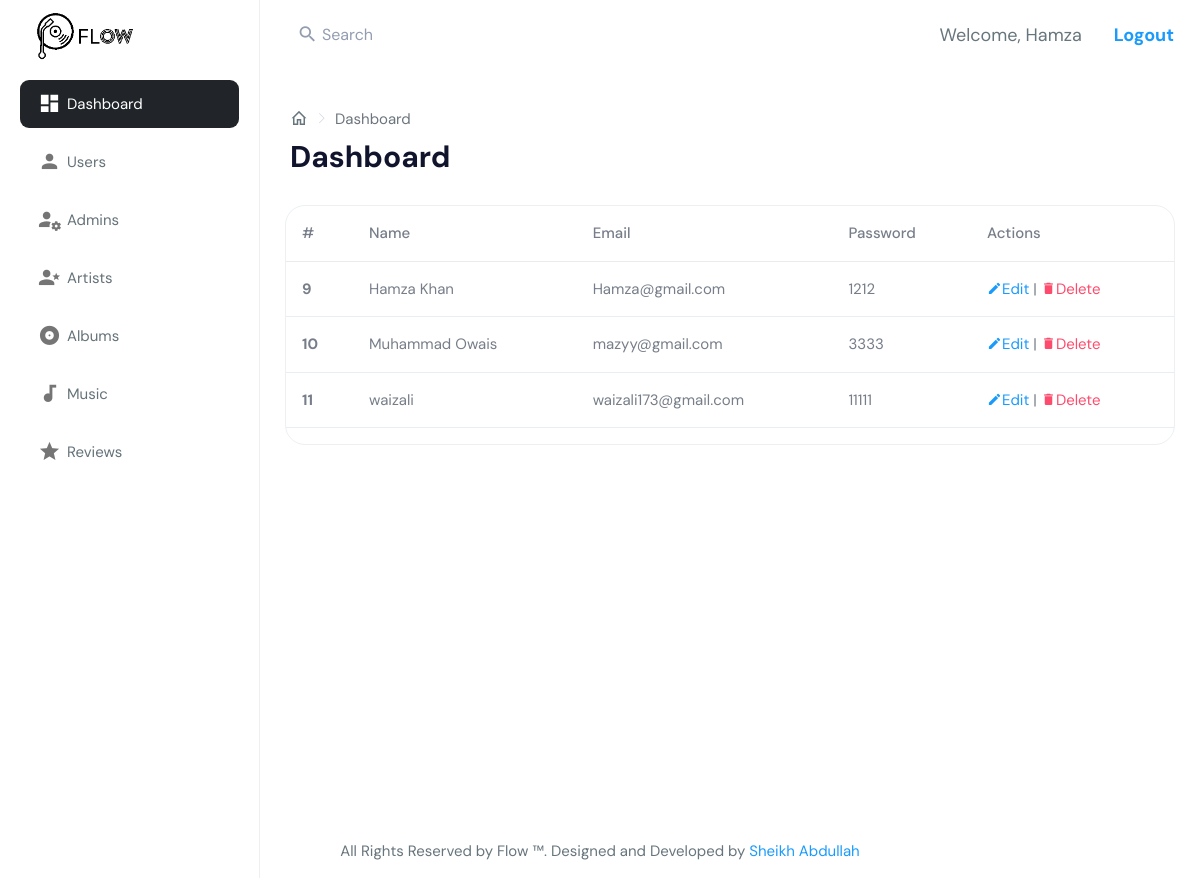
The app's page /admin/users/index.php (signed in), older data.
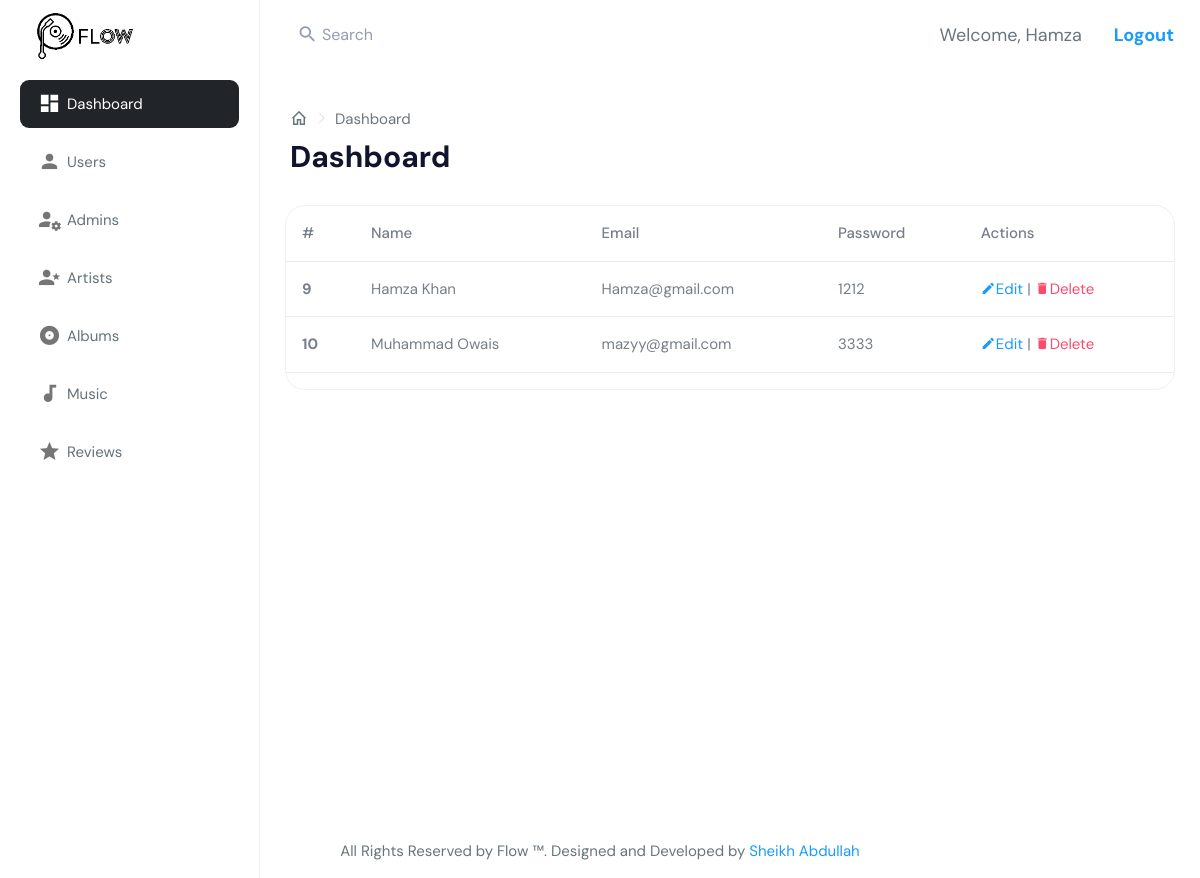
The same page, newer data.
### tables this page shows
CREATE TABLE `users` (
  `user_id` int(11) NOT NULL,
  `user_name` varchar(50) NOT NULL,
  `user_email` varchar(50) NOT NULL,
  `user_password` varchar(50) NOT NULL,
  `user_img` mediumblob DEFAULT NULL
);

### helpers/database.php (called while the page is built, shortened)
<?php
  class Database
  {
    public $conn;
    function __construct()
    {
      $this->conn = mysqli_connect("localhost", "root", "", "flow");
    }
    public function select($table, $cols, $conds="")
    {
      $query = "SELECT $cols FROM $table";
      $this->res = mysqli_query($this->conn, $query);
    }
  }
?>

### admin/users/index.php (the view, shortened to what this page needs)
<?php
  include $_SERVER['DOCUMENT_ROOT'].'/flow/helpers/database.php';
  $db = new Database();
  $db->select('users', '*');
  $users = $db->res;
?>
<!DOCTYPE html>
<html dir="ltr" lang="en">
<head>
    <?php include $_SERVER['DOCUMENT_ROOT'].'/flow/admin/components/headtag.php' ?>
</head>
<body>
    <?php include $_SERVER['DOCUMENT_ROOT'].'/flow/admin/components/navbar.php' ?>
    <?php include $_SERVER['DOCUMENT_ROOT'].'/flow/admin/components/sidebar.php' ?>
    <div class="page-wrapper">
      <?php include $_SERVER['DOCUMENT_ROOT'].'/flow/admin/components/breadcrumb.php' ?>
      <div class="container-fluid py-0">
                <div class="row">
                    <div class="col-12">
                        <div class="card">
                            <div class="card-body p-0">
                            <div class="table-responsive">
                                    <table class="table">
                                        <thead>
                                            <tr>
                                                <th scope="col">#</th>
                                                <th scope="col">Name</th>
                                                <th scope="col">Email</th>
                                                <th scope="col">Password</th>
                                                <th scope="col">Actions</th>
                                            </tr>
                                        </thead>
                                        <tbody>
                                          <?php
                                            while ($row = mysqli_fetch_assoc($users)) {
                                          ?>
                                            <tr>
                                                <th scope="row"><?php echo $row['user_id'] ?></th>
                                                <td><?php echo $row['user_name'] ?></td>
                                                <td><?php echo $row['user_email'] ?></td>
                                                <td><?php echo $row['user_password'] ?></td>
                                                <td>
                                                    <a href="./edit.php?id=<?php echo $row['user_id'] ?>" class="text-info"><i class="mdi mdi-pencil"></i>Edit</a> |
                                                    <i class="mdi mdi-delete text-danger fst-normal" role="button" data-bs-toggle="modal" data-bs-target="#exampleModal<?php echo $row['user_id']?>">Delete</i>
                                                </td>
                                            </tr>
                                          <?php } ?>
                                        </tbody>
                                    </table>
                                </div>
                            </div>
                            </div>
                        </div>
                    </div>
                </div>
            </div>
    </div>
    <?php include $_SERVER['DOCUMENT_ROOT'].'/flow/admin/components/footer.php' ?>
</body>
</html>

### admin/components/headtag.php (shortened to what this page needs)
<link href="http://<?php echo $_SERVER['SERVER_NAME'].":".$_SERVER['SERVER_PORT']?>/flow/admin/assets/libs/chartist/dist/chartist.min.css" rel="stylesheet">
<link href="http://<?php echo $_SERVER['SERVER_NAME'].":".$_SERVER['SERVER_PORT']?>/flow/admin/assets/libs/chartist-plugin-tooltips/dist/chartist-plugin-tooltip.css" rel="stylesheet">
<link href="http://<?php echo $_SERVER['SERVER_NAME'].":".$_SERVER['SERVER_PORT']?>/flow/admin/dist/css/style.min.css" rel="stylesheet">
<link href="http://<?php echo $_SERVER['SERVER_NAME'].":".$_SERVER['SERVER_PORT']?>/flow/dist/css/custom.css" rel="stylesheet">

### admin/components/navbar.php (shortened to what this page needs)
<div id="main-wrapper" data-layout="vertical" data-navbarbg="skin5" data-sidebartype="full"
    data-sidebar-position="absolute" data-header-position="absolute" data-boxed-layout="full">
<header class="topbar" data-navbarbg="skin6">
  <nav class="navbar top-navbar navbar-expand-md navbar-light">
    <div class="navbar-header" data-logobg="skin6">
        <a class="navbar-brand" href="http://<?php echo $_SERVER['SERVER_NAME'].":".$_SERVER['SERVER_PORT']?>/flow/admin/index.php">
            <b class="logo-icon">
              <img src="http://<?php echo $_SERVER['SERVER_NAME'].":".$_SERVER['SERVER_PORT']?>/flow/dist/img/core-img/flow-dark.png" width="100px" alt="homepage" class="dark-logo" />
            </b>
        </a>
    </div>
    <div class="navbar-collapse collapse" id="navbarSupportedContent" data-navbarbg="skin5">
        <ul class="navbar-nav float-start me-auto">
            <li class="nav-item search-box"> <a class="nav-link waves-effect waves-dark"
                    href="javascript:void(0)"><i class="mdi mdi-magnify me-1"></i> <span class="font-16">Search</span></a>
            </li>
        </ul>
        <ul class="navbar-nav float-end">
            <li class="nav-item d-flex align-items-center mx-3 fs-4">
                Welcome, <?php echo $_SESSION['admin'] ?>
            </li>
            <li class="nav-item d-flex align-items-center mx-3 fs-4">
               <a href="http://<?php echo $_SERVER['SERVER_NAME'].":".$_SERVER['SERVER_PORT']?>/flow/helpers/logout.php"><b>Logout</b></a>
            </li>
        </ul>
    </div>
  </nav>
</header>

### admin/components/sidebar.php (shortened to what this page needs)
<aside class="left-sidebar" data-sidebarbg="skin6">
    <div class="scroll-sidebar">
        <nav class="sidebar-nav">
            <ul id="sidebarnav">
                <li class="sidebar-item" id="sidebar-item-0">
                    <a class="sidebar-link waves-effect waves-dark sidebar-link"
                        href="http://<?php echo $_SERVER['SERVER_NAME'].":".$_SERVER['SERVER_PORT']?>/flow/admin" aria-expanded="false">
                        <i class="mdi mdi-view-dashboard"></i>
                        <span class="hide-menu">Dashboard</span>
                    </a>
                </li>
                <li class="sidebar-item" id="sidebar-item-1">
                    <a class="sidebar-link waves-effect waves-dark sidebar-link"
                        href="http://<?php echo $_SERVER['SERVER_NAME'].":".$_SERVER['SERVER_PORT']?>/flow/admin/users" aria-expanded="false">
                        <i class="mdi mdi-account"></i>
                        <span class="hide-menu">Users</span>
                    </a>
                </li>
                <li class="sidebar-item " id="sidebar-item-2">
                    <a class="sidebar-link waves-effect waves-dark"
                        href="http://<?php echo $_SERVER['SERVER_NAME'].":".$_SERVER['SERVER_PORT']?>/flow/admin/admins" aria-expanded="false">
                        <i class="mdi mdi-account-settings-variant"></i>
                        <span class="hide-menu">Admins</span>
                    </a>
                </li>
                <li class="sidebar-item" id="sidebar-item-3">
                    <a class="sidebar-link waves-effect waves-dark sidebar-link"
                        href="http://<?php echo $_SERVER['SERVER_NAME'].":".$_SERVER['SERVER_PORT']?>/flow/admin/artists" aria-expanded="false">
                        <i class="mdi mdi-account-star-variant"></i>
                        <span class="hide-menu">Artists</span>
                    </a>
                </li>
                <li class="sidebar-item" id="sidebar-item-4">
                    <a class="sidebar-link waves-effect waves-dark sidebar-link"
                        href="http://<?php echo $_SERVER['SERVER_NAME'].":".$_SERVER['SERVER_PORT']?>/flow/admin/albums" aria-expanded="false">
                        <i class="mdi mdi-album"></i>
                        <span class="hide-menu">Albums</span>
                    </a>
                </li>
                <li class="sidebar-item" id="sidebar-item-5">
                    <a class="sidebar-link waves-effect waves-dark sidebar-link"
                        href="http://<?php echo $_SERVER['SERVER_NAME'].":".$_SERVER['SERVER_PORT']?>/flow/admin/music" aria-expanded="false">
                        <i class="mdi mdi-music-note"></i>
                        <span class="hide-menu">Music</span>
                    </a>
                </li>
                <li class="sidebar-item" id="sidebar-item-6">
                    <a class="sidebar-link waves-effect waves-dark sidebar-link"
                        href="http://<?php echo $_SERVER['SERVER_NAME'].":".$_SERVER['SERVER_PORT']?>/flow/admin/reviews" aria-expanded="false">
                        <i class="mdi mdi-star"></i>
                        <span class="hide-menu">Reviews</span>
                    </a>
                </li>
            </ul>
        </nav>
    </div>
</aside>

### admin/components/breadcrumb.php (shortened to what this page needs)
<div class="page-breadcrumb">
  <div class="row align-items-center">
    <div class="col-6">
      <nav aria-label="breadcrumb">
        <ol class="breadcrumb mb-0 d-flex align-items-center">
          <li class="breadcrumb-item">
            <a href="index.html" class="link"><i class="mdi mdi-home-outline fs-4"></i></a>
          </li>
          <li class="breadcrumb-item bc active" aria-current="page"></li>
        </ol>
      </nav>
      <h1 class="mb-0 fw-bold bc"></h1>
    </div>
  </div>
</div>

### admin/components/footer.php (shortened to what this page needs)
<footer class="footer text-center">
    All Rights Reserved by Flow &trade;. Designed and Developed by
    <a href="https://github.com/sheikh566">Sheikh Abdullah</a>
</footer>

Row changes from the older to the newer data that the page shows:
removed users: user_id "11", user_name "waizali", user_email "waizali173@gmail.com", user_password "11111"
